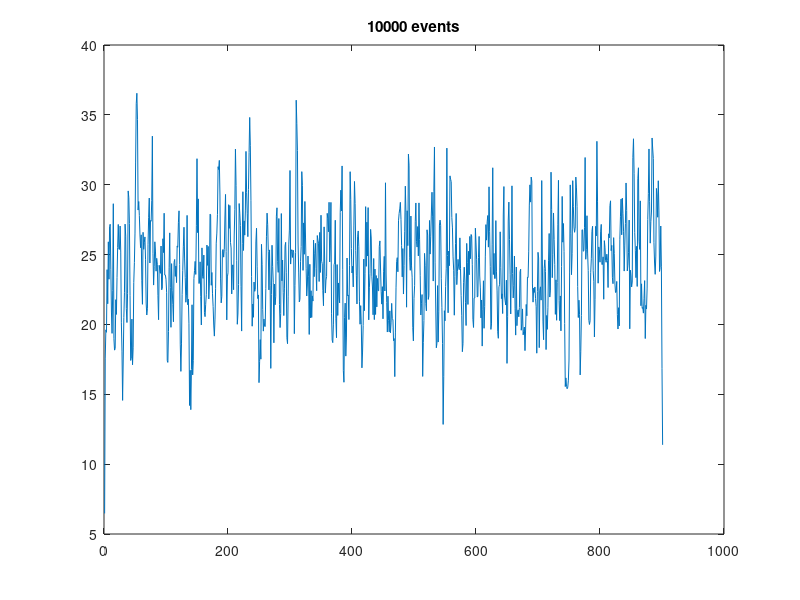

This figure's MATLAB source:
function TemporalNoise(varargin)

npts = 1000;
nev = 10000;
len = 50;
j = 1;
while j <= length(varargin)
    if strncmp(varargin{j},'nevents',3)
        j = j+1;
        nev = varargin{j};
    end
    j = j+1;
end

t = -len:len;
y = exp(-abs(t));

V = zeros(1,npts);
r = 50+ceil(rand(1,nev).*(npts-100));
for j = 1:length(r)
    idx = r(j)-50:r(j)+50;
    V(idx) = V(idx)+y;
end
V = V(len:end-len);
plot(V);
title(sprintf('%d events',nev));